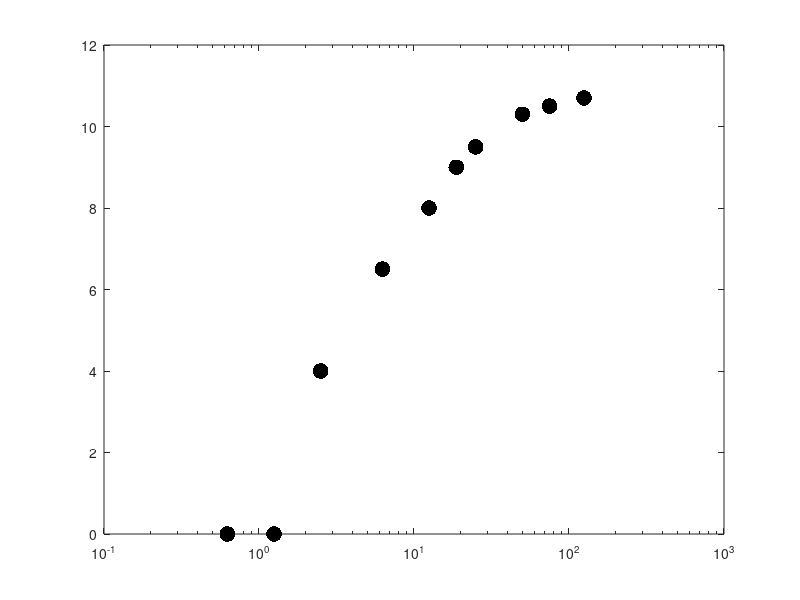

This figure's MATLAB source: (Note: this script raises an error after producing the figure.)
clear all
close all
clc

%%  data from literature

%Micrococcus luteus (ATCC 10240) and nisin
%data taken from https://pmc.ncbi.nlm.nih.gov/articles/PMC4576963/pdf/fsn30003-0394.pdf
%Figure 7 (see legend of A-J)

conc = [125 75 50 25 18.75 12.5 6.25 2.5 1.25 0.625];
zoi = [10.7 10.5 10.3 9.5 9 8 6.5 4 0.0001 0.000001];

I = @(x)exp(-x)./x;
R = 0:0.01:12;

myGamma = @(a)integral(I,a,inf);
c0 = 0.5;
c1 = 0.02;

Esub = @(r)(exp(-r).*log(1+1./r));
Esuper = @(r)(0.5*exp(-r).*log(1+2./r));

fexpint = @(b,r)(abs(b(3)) + b(1) ./ expint(abs(b(2))*r.^2));
fsuper = @(b,r)(abs(b(3)) + b(1) ./ Esuper(abs(b(2))*r.^2));
fsub = @(b,r)(abs(b(3)) + b(1) ./ Esub(abs(b(2))*r.^2));

%fexpint = @(b,r)abs(b(3)) + b(1).*(log(abs(r./b(2)))).^(1/2)

figure(1)

semilogx(conc,zoi,'.k','markersize',34,'DisplayName','ZoI data')
hold on

weights = @(yhat) 1./(1 + abs(yhat).^2);
%weights = @(yhat) ones(size(yhat));

fitAll = fitnlm(zoi(1:end-2),conc(1:end-2),fexpint,[0.5 0.02 1],'Weights',weights)
fit1 = fitnlm(zoi(2:end-2),conc(2:end-2),fexpint,[0.5 0.02 1],'Weights',weights)
fit2 = fitnlm(zoi(3:end-2),conc(3:end-2),fexpint,[0.5 0.02 1],'Weights',weights)

M = 1;

for j = M:9
    Z = setdiff(zoi(M:end-1),zoi(j));
    C = setdiff(conc(M:end-1),conc(j));
    fit0 = fitnlm(Z,C,fexpint,fitAll.Coefficients.Estimate,'Weights',weights);   
    if j == M
        plot(fit0.feval(R),R,'-','DisplayName','Jacknife fits','linewidth',2,'color',[1 1 1]*0.7)
    else
        plot(fit0.feval(R),R,'-','linewidth',2,'color',[1 1 1]*0.7,'HandleVisibility','off')
    end
end

MIC = abs(fit2.Coefficients.Estimate(3));
adjR2 = fit2.Rsquared.Adjusted;

%plot(fitAll.feval(R),R,'-b','DisplayName','fit: all data','linewidth',1)
plot(fit2.feval(R),R,'-b','DisplayName',['ExpInt fit (adj R^2\approx',num2str(adjR2),')'],'linewidth',3)
semilogx(conc,zoi,'.k','markersize',34,'HandleVisibility','off')
text(MIC,0.4,num2str(MIC));

%semilogx(conc(1:2),zoi(1:2),'ok','markersize',14,'DisplayName','excised data','linewidth',1)

ylabel('r (mm)')
xlabel('antibiotic dose (\mug/mL)')
legend('Location','southeast')
xlim([0 150])
ylim([0 max(R)])
set(gca,'Ytick',0:1:max(R))

%% data from literature

%data taken from
%https://pmc.ncbi.nlm.nih.gov/articles/PMC546645/pdf/applmicro00228-0032.pdf
%PAP is unclear (not stated in paper): Bacillus subtilis or Sarcina lutea?
%(Table 2)

conc = [3 6 12 24 48];
zoi = [11.68 16.62 20.96 24.86 28.21];
R = 0:0.01:32;

fit = fitnlm(zoi,conc,fexpint,[0.5 0.02 1],'Weights',weights)

figure(2)

semilogx(conc,zoi,'.k','markersize',38,'DisplayName','ZoI data')
hold on
set(gca,'Ytick',0:5:max(R))

for j = 1:5
    Z = setdiff(zoi,zoi(j));
    C = setdiff(conc,conc(j));
    fitJ = fitnlm(Z,C,fexpint,fit.Coefficients.Estimate,'Weights',weights);   
    if j == 1
        plot(fitJ.feval(R),R,'-','DisplayName','Jacknife fits','linewidth',2,'color',[1 1 1]*0.7)
    else
        plot(fitJ.feval(R),R,'-','linewidth',2,'color',[1 1 1]*0.7,'HandleVisibility','off')
    end
end

adjR2 = fit.Rsquared.Adjusted;
plot(fit.feval(R),R,'-b','DisplayName',['ExpInt fit (adj R^2\approx',num2str(adjR2),')'],'linewidth',3)

semilogx(conc,zoi,'.k','markersize',34,'HandleVisibility','off')
MIC = abs(fit.Coefficients.Estimate(3));
text(MIC,0.8,num2str(MIC));

ylabel('r (mm)')
xlabel('antibiotic dose (\mug/mL)')
legend('Location','southeast')
axis tight
xlim([0.5 100])
ylim([0 max(R)])

%%

figure(1)
exportgraphics(gcf,'./figures/Micrococcus_luteus_expint.pdf')
figure(2)
exportgraphics(gcf,'./figures/Bacillus_subtilis_expint.pdf')
